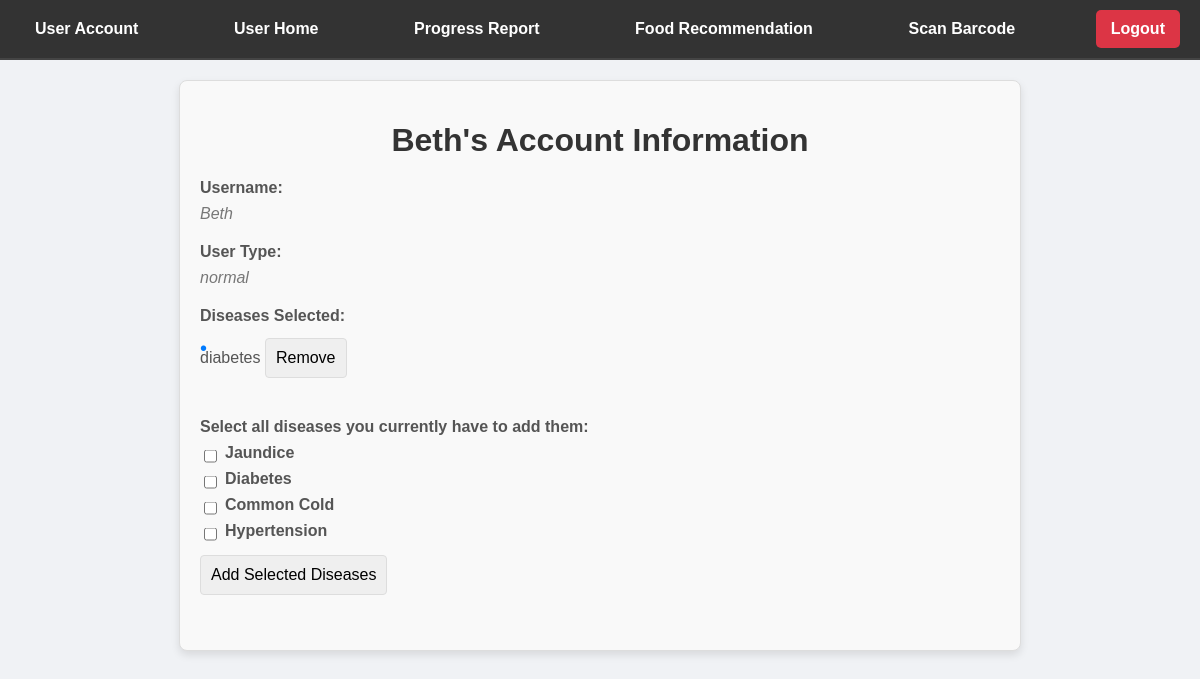
The app's page /uaccount (signed in) with its own data.
### tables this page shows
CREATE TABLE users (
            id INTEGER PRIMARY KEY AUTOINCREMENT,
            name TEXT NOT NULL,
            password TEXT NOT NULL,
            diseases TEXT,  -- Comma-separated list of diseases
            professional_help TEXT NOT NULL,  -- 'yes' or 'no'
            calorie_intake INTEGER,
            water_intake REAL,
            user_type TEXT NOT NULL  -- 'normal' or 'healthcare_professional'
        );

### app.py (the view)
@app.route('/uaccount')
def uaccount():
    if 'username' in session:
        username = session['username']
        user_data = get_user_data(username)
        if user_data:
            user_info = {
                'username': user_data[1],  # Adjust based on column order
                'usertype': user_data[7],  # Adjust based on column order
                'diseases': user_data[3].split(',') if user_data[3] else []  # Split comma-separated list of diseases
            }
            return render_template('uaccount.html', user=user_info)
    return redirect(url_for('main'))

### app.py (called while the page is built)
def get_user_data(username):
    conn = connect_db()
    cursor = conn.cursor()
    cursor.execute('SELECT * FROM users WHERE name = ?', (username,))
    user = cursor.fetchone()
    conn.close()
    return user

### db.py (called while the page is built)
def connect_db():
    conn = sqlite3.connect('dietary_management.db')
    return conn

### templates/uaccount.html (shortened to what this page needs)
<!DOCTYPE html>
<html lang="en">
<head>
    <link rel="stylesheet" href="{{ url_for('static', filename='css/styles.css') }}">
</head>
<body>
    <div class="navbar">
        {% if session['user_type'] == 'normal' %}
            <a href="{{ url_for('uaccount') }}">User Account</a>
            <a href="{{ url_for('uhome') }}">User Home</a>
            <a href="{{ url_for('progress_report') }}">Progress Report</a>
            <a href="{{ url_for('food_recommendation') }}">Food Recommendation</a>
        {% elif session['user_type'] == 'healthcare_professional' %}
            <a href="{{ url_for('haccount') }}">Healthcare Account</a>
            <a href="{{ url_for('hhome') }}">Healthcare Home</a>
        {% endif %}
        <a href="{{ url_for('scan_barcode') }}">Scan Barcode</a>
        <a class="logout" href="{{ url_for('logout') }}">Logout</a>
    </div>
    <div class="uaccount-container">
        <h1>{{ user.username }}'s Account Information</h1>
        <div class="info">
            <label for="username">Username:</label>
            <p id="username">{{ user.username }}</p>
        </div>
        <div class="info">
            <label for="usertype">User Type:</label>
            <p id="usertype">{{ user.usertype }}</p>
        </div>
        <div class="info">
            <label for="diseases">Diseases Selected:</label>
            {% if user.diseases %}
                <ul id="diseases">
                    {% for disease in user.diseases %}
                        <li>
                            {{ disease }}
                            <form action="{{ url_for('remove_disease') }}" method="post" style="display:inline;">
                                <button type="submit" class="remove-button">Remove</button>
                            </form>
                        </li>
                    {% endfor %}
                </ul>
            {% else %}
                <p>No diseases selected.</p>
            {% endif %}
        </div>
        <div class="info">
            <form action="{{ url_for('add_disease') }}" method="post">
                <label>Select all diseases you currently have to add them:</label>
                <div class="checkbox-group">
                    <label>
                        <input type="checkbox" name="new_diseases" value="jaundice">
                        Jaundice
                    </label>
                    <label>
                        <input type="checkbox" name="new_diseases" value="diabetes">
                        Diabetes
                    </label>
                    <label>
                        <input type="checkbox" name="new_diseases" value="common_cold">
                        Common Cold
                    </label>
                    <label>
                        <input type="checkbox" name="new_diseases" value="hypertension">
                        Hypertension
                    </label>
                </div>
                <button type="submit">Add Selected Diseases</button>
            </form>
        </div>
    </div>
</body>
</html>

### static/css/styles.css (style rules this page uses)
body { font-family: Arial, sans-serif; background-image: url('https://img.freepik.com/free-vector/healthcare-medical-science-elegant-background_1017-26358.jpg?w=1060&t=st=1723663439~exp=1723664039~hmac=0f446d6db4c523a977004283e4bb4d9255dc144df20a890b39ed1638b7806fac'); background-size: cover; background-position: center; height: 100vh; margin: 0; background-color: #f0f2f5; }
.checkbox-group, .radio-group { margin-bottom: 15px; }
.checkbox-group label, .radio-group label { display: block; margin-bottom: 10px; padding-left: 25px; position: relative; }
.checkbox-group input[type="checkbox"], .radio-group input[type="radio"] { position: absolute; left: 0; top: 50%; transform: translateY(-50%); }
.navbar { display: flex; justify-content: space-between; align-items: center; background-color: #333; padding: 10px 20px; border-bottom: 2px solid #444; color: white; }
.navbar a { color: white; text-decoration: none; padding: 10px 15px; font-size: 16px; font-weight: 600; border-radius: 5px; transition: background-color 0.3s ease, color 0.3s ease; display: block; }
.navbar .logout { background-color: #dc3545; color: white; padding: 10px 15px; border-radius: 5px; }
.uaccount-container { max-width: 800px; margin: 20px auto; padding: 20px; background-color: #f9f9f9; border: 1px solid #ddd; border-radius: 8px; box-shadow: 0 4px 8px rgba(0, 0, 0, 0.1); }
.uaccount-container h1 { text-align: center; color: #333; margin-bottom: 20px; }
.info { margin-bottom: 20px; }
.info label { display: block; font-weight: bold; color: #555; margin-bottom: 5px; }
.info p { margin: 0; color: #333; font-size: 16px; }
.info ul { list-style-type: disc; padding-left: 20px; margin: 0; color: #333; }
.info li { margin-bottom: 5px; }
.info p { color: #777; font-style: italic; }
ul { list-style-type: none; padding-left: 0; margin: 0; }
ul li { position: relative; padding-left: 25px; font-size: 16px; line-height: 1.8; color: #555; margin-bottom: 10px; }
ul li::before { content: "\2022"; position: absolute; left: 0; color: #007bff; font-size: 20px; line-height: 1; }
.info label { display: block; margin-bottom: 8px; font-weight: bold; color: #555; }
.info p, .info ul { margin: 0; color: #333; font-size: 16px; }
.info ul { list-style-type: none; padding-left: 0; }
.info ul li { padding: 5px 0; border-bottom: 1px solid #ddd; }
.info ul li:last-child { border-bottom: none; }
.info p { font-style: italic; color: #777; }
.manage-container form input, form select, form button { padding: 10px; margin-bottom: 15px; border: 1px solid #ddd; border-radius: 4px; font-size: 16px; }

### records on screen
users: username "Beth", usertype "normal", diseases "diabetes"
